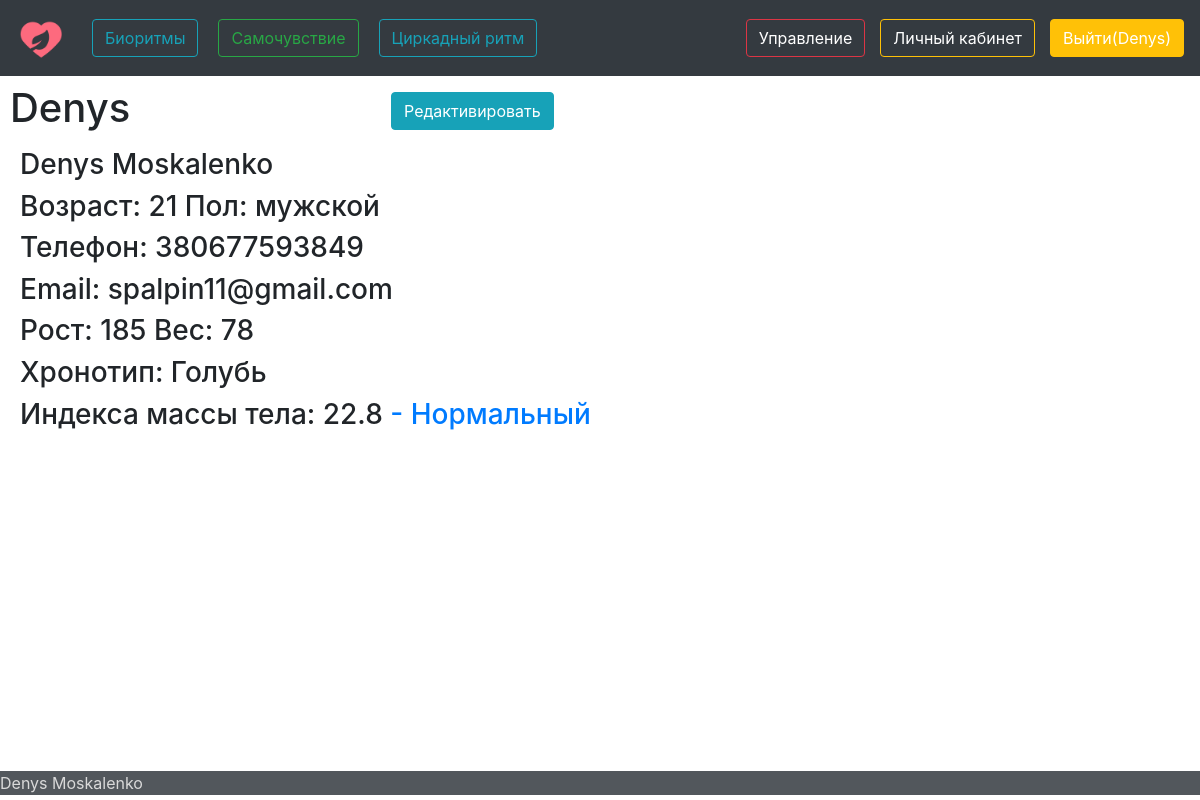
The app's page /account/ (signed in) with its own data.
### afront/models.py (models this page shows, shortened)
class Human(models.Model):
    name = models.CharField(max_length=50, verbose_name='Имя')
    surname = models.CharField(max_length=50, verbose_name='Фамилия')
    email = models.EmailField(max_length=50)
    phone = models.PositiveSmallIntegerField()
    age = models.PositiveSmallIntegerField()
    genders = (
        ('мужской', 'мужской'),
        ('женский', 'женский'),
    )
    gender = models.CharField(max_length=10, choices=genders)
    height = models.PositiveSmallIntegerField()
    weight = models.PositiveSmallIntegerField()
    hronoType = models.CharField(max_length=30)

### afront/views.py (the view, shortened to what this page needs)
# urls.py: re_path('account/', views.Account.as_view()),
class Account(TemplateView):
    template_name = 'account.html'
    def get(self, request):
        our_user = Human.objects.filter(email=request.user.email)
        inbase = True
        a = list(our_user)
        masindex = imt(request.user.email)
        res = imtMSG(request.user.email, masindex)
        masindex_result = res[0]
        masindex_color = res[1]
        try:
            b = a[0]
        except IndexError:
            inbase = False
        ctx = {
            'our_user': our_user,
            'inbase': inbase,
            'imt': masindex,
            'imtres': masindex_result,
            'imtcolr': masindex_color,
        }
        return render(request, self.template_name, ctx)

### afront/views.py (called while the page is built)
def imt(our_us):
    try:
        person = Human.objects.get(email=our_us)
    except ObjectDoesNotExist:
        return False
    return round(person.weight / ((person.height / 100) * (person.height / 100)), 1)

### afront/templates/account.html (shortened to what this page needs)
{% extends 'main.html' %}
{% block content %}
<h1>{{user.username}}
  <div class="navbar-text ml-9" style="margin:0 250px;">
      {% if inbase%}
       <a class="btn btn-info" href="/changeAccData" role="button" >Редактивировать</a>
      {%else%}
 <a class="btn btn-info" href="/changeData" role="button">Внести данные</a>
      {%endif%}
  </div>
</h1>
  {% for human in our_user%}
<h3>{{human.name}}      {{human.surname}}</h3>
<h3>Возраст: {{human.age}} Пол: {{human.gender}}</h3>
<h3>Телефон: {{human.phone}} </h3>
<h3>Email: {{human.email}}</h3>
<h3>  Рост: {{human.height}} Вес: {{human.weight}}</h3>
{%if human.hronoType%}
<h3>  Хронотип: {{human.hronoType}}</h3>
{%endif%}
    {%endfor%}
{%if imt%}
<h3>Индекса массы тела: {{imt}} <a style="color:{{imtcolr}}" > {{imtres}}</a></h3>
{%endif%}
{% endblock %}

### afront/templates/main.html (shortened to what this page needs)
<!DOCTYPE html>
 {% load static %}
<html lang="en">
<head>
    <link rel="stylesheet" href="https://stackpath.bootstrapcdn.com/bootstrap/4.4.1/css/bootstrap.min.css" >
</head>
<body>
<header>
<nav class="navbar navbar-expand-lg navbar-dark bg-dark">
    <a href="/main" class="navbar-brand">
        <img width ="50" hight="40" alt="logo">
    </a>
{% if user.is_authenticated%}
        <ul class="navbar-nav mr-auto">
            <li class="nav-item"> <a class="btn btn-outline-info" href="/biorythms" role="button">Биоритмы</a>    </li>
            <li class="nav-item"> <a class="btn btn-outline-success" href="/well-being" role="button">Самочувствие</a>  </li>
            <li class="nav-item"> <a class="btn btn-outline-info" href="/circad" role="button">Циркадный ритм</a>  </li>
        </ul>
    {% if user.is_superuser%}
        <div class="navbar-text ml-9"  style="margin-right: 15px;">
            <a class="btn btn-outline-danger" href="/reduct" role="button">Управление</a>   </li>
        </div>
    {%endif%}
    <div class="navbar-text ml-9" style="margin-right: 15px;">
            <a class="btn btn-outline-warning" href="/account" role="button">Личный кабинет</a>    </li>
    </div>
    <div class="navbar-text ml-9">
            <a class="btn btn-warning" href="/logout" role="button">Выйти({{user.username}}) </a>    </li>
    </div>
    {%else%}
       <ul class="navbar-nav mr-auto " >
            <li class="nav-item"> <a class="btn btn-success " href="/auth" role="button">Войти</a>    </li>
            <li class="nav-item"> <a class="btn btn-info" href="/register" role="button">Зарегестрироваться</a>  </li>
        </ul>
    {%endif%}
</nav>
</header>
{% block content %}{% endblock %}
<footer class="page-footer font-small  bg-dark  bottom:10px  text" style="opacity: 85%"> Denys Moskalenko</footer>
</body>
</html>

### afront/templates/main.html (style rules this page uses)
nav a { margin-left: 0px; }
body { min-width: 100%; }
ul li { margin:0 10px; margin-bottom: 1px; margin-top: 1px; }
footer { position : fixed; bottom: 5px; color: lightgray; width : 100%; }
body { margin-left: 10px; }
h1 { margin-left: 10px; }
h3 { margin-left: 10px; }

### afront/templates/account.html (style rules this page uses)
h3 { margin-left:20px; }

### records on screen
Human: name "Denys", surname "Moskalenko", age "21", gender "мужской", phone "380677593849", email "spalpin11@gmail.com", height "185", weight "78", hronoType "Голубь"

### other values on screen
{{ user.username }} "Denys"
{{ imt }} "22.8"
{{ imtres }} "- Нормальный"
